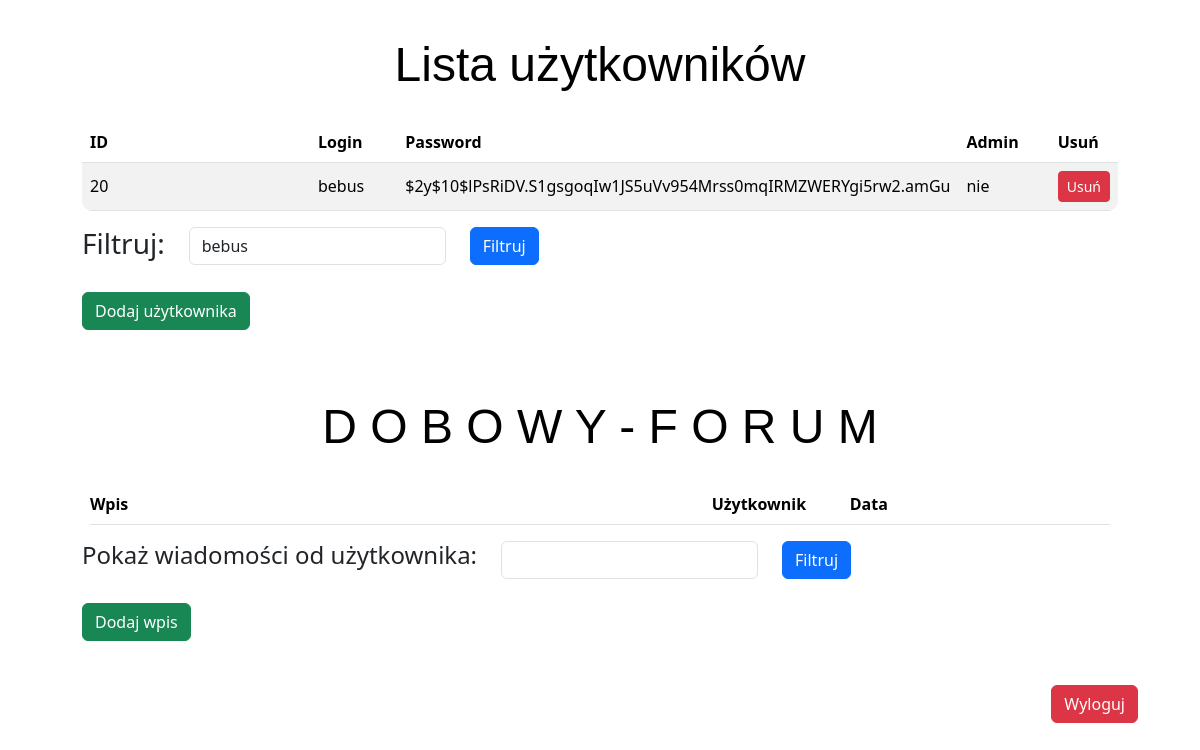
The app's page /admin/admin.php?login=bebus (signed in) with its own data.
### tables this page shows
CREATE TABLE `user` (
  `id` int(11) UNSIGNED NOT NULL,
  `login` varchar(32) NOT NULL,
  `password` varchar(128) NOT NULL,
  `admin` tinyint(1) NOT NULL DEFAULT 0
);

### admin/admin.php (the view, shortened to what this page needs)
<?php
try{
    require_once('../conf/db.php');
    $loginFilter = $_GET['login'] ?? null;
    if ($loginFilter === null) {
        $stmt = $db->query("SELECT * FROM user");
    } else {
        $stmt = $db->prepare("SELECT * FROM user WHERE login LIKE :login");
        $stmt->execute([
            ':login' => "%$loginFilter%",
        ]);
    }
    $dataUSER = $stmt->fetchAll();
    $nameFilter = $_GET['nameFiltr'] ?? null;
}
catch(PDOException $e) {?>
    <!DOCTYPE html>
    <html lang="en">
        <head>
            <meta charset="UTF-8">
            <meta http-equiv="X-UA-Compatible" content="IE=edge">
            <meta name="viewport" content="width=device-width, initial-scale=1.0">
            <title>Lista zadań</title>
            <link href="https://cdn.jsdelivr.net/npm/bootstrap@5.3.3/dist/css/bootstrap.min.css" rel="stylesheet">
            <style>
                th {
                    font-family: 'Courier New', Courier, monospace;
                }
                body {
                    background-image: url('https://coolbackgrounds.io/images/backgrounds/index/compute-ea4c57a4.png');
                    background-size: cover;
                    background-repeat: no-repeat;
                    background-attachment: fixed;
                }
                #content {
                    background-color: rgba(255, 255, 255, 0.8);
                    padding: 20px;
                    border-radius: 10px;
                }
                h1 {
                    color: white;
                    text-shadow: -1px -1px 0 #000, 1px -1px 0 #000, -1px 1px 0 #000, 1px 1px 0 #000;
                }
            </style>
        </head>
        <body class="container pt-3">
            <div id="content">
                <h1 class="text-center" style="font-size: x-large;">Przepraszamy, wystąpił błąd po stronie serwera...</h1>
                <br>
                <h3 class="text-center" style="font-size: large;"><i>Staramy się to naprawić</i></h3>
                <br>
                <h4 class="text-center"><b>Wyjątek <?=$e?></b></h4>
            </div>
        </body>
    </html>
<?php
}
catch(Exception $e) {?>
    <!DOCTYPE html>
    <html lang="en">
        <head>
            <meta charset="UTF-8">
            <meta http-equiv="X-UA-Compatible" content="IE=edge">
            <meta name="viewport" content="width=device-width, initial-scale=1.0">
            <title>Lista zadań</title>
            <link href="https://cdn.jsdelivr.net/npm/bootstrap@5.3.3/dist/css/bootstrap.min.css" rel="stylesheet">
            <style>
                th {
                    font-family: 'Courier New', Courier, monospace;
                }
                body {
                    background-image: url('https://coolbackgrounds.io/images/backgrounds/index/compute-ea4c57a4.png');
                    background-size: cover;
                    background-repeat: no-repeat;
                    background-attachment: fixed;
                }
                #content {
                    background-color: rgba(255, 255, 255, 0.8);
                    padding: 20px;
                    border-radius: 10px;
                }
                h1 {
                    color: white;
                    text-shadow: -1px -1px 0 #000, 1px -1px 0 #000, -1px 1px 0 #000, 1px 1px 0 #000;
                }
            </style>
        </head>
        <body class="container pt-3">
            <div id="content">
                <h1 class="text-center" style="font-size: x-large;">Przepraszamy, wystąpił błąd po stronie serwera...</h1>
                <br>
                <h3 class="text-center" style="font-size: large;"><i>Staramy się to naprawić</i></h3>
                <br>
                <h4 class="text-center"><b>Wyjątek <?=$e?></b></h4>
            </div>
        </body>
    </html>
<?php
}
?>
<!DOCTYPE html>
<html lang="en">
<head>
    <link href="https://cdn.jsdelivr.net/npm/bootstrap@5.3.3/dist/css/bootstrap.min.css" rel="stylesheet">
</head>
<body class="container pt-3">
    <div id="content">
        <h1 class="text-center" style="font-size: xxx-large; font-family: Impact, Haettenschweiler, 'Arial Narrow Bold', sans-serif">Lista użytkowników</h1>
        <div class="content">
            <table class="table table-striped table-hover">
                <thead>
                    <tr>
                        <th>ID</th>
                        <th>Login</th>
                        <th>Password</th>
                        <th>Admin</th>
                        <th>Usuń</th>
                    </tr>
                </thead>
                <tbody>
                    <?php foreach ($dataUSER as $user): ?>
                    <tr>
                        <td><?= $user['id'] ?></td>
                        <td><?= $user['login'] ?></td>
                        <td><?= $user['password'] ?></td>
                        <td><?php if($user['admin'])echo "tak"; else echo "nie"?></td>
                        <td>
                            <form action="delete.php" method="post" style="display:inline;">
                                <button type="submit" class="btn btn-danger btn-sm">Usuń</button>
                            </form>
                        </td>
                    </tr>
                    <?php endforeach; ?>
                </tbody>
            </table>
            <form action="" method="get" class="form row mb-4">
                <div class="col-auto">
                    <h3>Filtruj:</h3>
                </div>
                <div class="col-auto">
                    <input class="form-control" type="text" name="login" id="" value="<?=$loginFilter?>">
                </div>
                <div class="col-auto">
                    <button class="btn btn-primary" type="submit">Filtruj</button>
                </div>
            </form>
            <button type="button" class="btn btn-success" data-bs-toggle="modal" data-bs-target="#addFormModal">Dodaj użytkownika</button>
        </div>
        <br><br>
        <h1 class="text-center" style="font-size: xxx-large; font-family: Impact, Haettenschweiler, 'Arial Narrow Bold', sans-serif">D O B O W Y - F O R U M</h1>
        <div class="content">
            <table class="table table-striped table-hover">
            <thead>
                <tr>
                    <th>Wpis</th>
                    <th>Użytkownik</th>
                    <th>Data</th>
                    <th></th>
                </tr>
            </thead>
            </table>
            <form action="" method="get" class="form row mb-4">
                <div class="col-auto">
                    <h4>Pokaż wiadomości od użytkownika:</h4>
                </div>
                <div class="col-auto">
                    <input class="form-control" type="text" name="nameFiltr" id="" value="<?=$nameFilter ?? null?>">
                </div>
                <div class="col-auto">
                    <button class="btn btn-primary" type="submit">Filtruj</button>
                </div>
            </form>
            <div class="d-flex justify-content-between mt-3">
                <button type="button" class="btn btn-success" data-bs-toggle="modal" data-bs-target="#addFormModal2">Dodaj wpis</button>
            </div>
        </div>
        <br>
        <div class="d-flex justify-content-end">
                <a href="../user/logout.php"><button type="button" class="btn btn-danger">Wyloguj</button></a>
        </div>
    </div>
</body>
</html>

### admin/admin.php (style rules this page uses)
body { background-image: url('https://asset.gecdesigns.com/img/background-templates/abstract-gold-and-black-gradient-triangle-background-design-10032406-1710079670779-cover.webp'); background-size: cover; background-repeat: no-repeat; background-attachment: fixed; }
#content { background-color: rgba(255, 255, 255, 0.8); padding: 20px; border-radius: 10px; }
.content { background-color: rgba(255, 255, 255, 0.8); padding: 20px; border-radius: 10px; }
.table { background-color: rgba(255, 255, 255, 0.6); border-radius: 10px; overflow: hidden; }
.table th, .table td { vertical-align: middle; }
.table th:nth-child(1), .table td:nth-child(1) { width: 60%; }
.table th:nth-child(2), .table td:nth-child(2), .table th:nth-child(3), .table td:nth-child(3), .table th:nth-child(4), .table td:nth-child(4) { width: 13.33%; }
h1, h2 { color: black; text-shadow: none; }

### records on screen
user: id "20", login "bebus", password "$2y$10$lPsRiDV.S1gsgoqIw1JS5uVv954Mrss0mqIRMZWERYgi5rw2.amGu", admin "nie"
